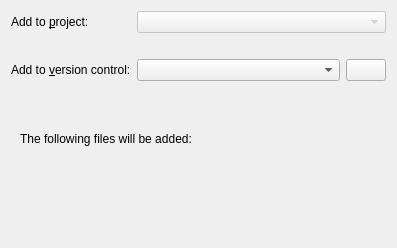
<?xml version="1.0" encoding="UTF-8"?>
<ui version="4.0">
 <class>ProjectExplorer::Internal::WizardPage</class>
 <widget class="QWizardPage" name="ProjectExplorer::Internal::WizardPage">
  <property name="geometry">
   <rect>
    <x>0</x>
    <y>0</y>
    <width>397</width>
    <height>248</height>
   </rect>
  </property>
  <property name="title">
   <string>Project Management</string>
  </property>
  <layout class="QVBoxLayout" name="verticalLayout">
   <item>
    <layout class="QGridLayout" name="gridLayout">
     <item row="0" column="0">
      <widget class="QLabel" name="projectLabel">
       <property name="text">
        <string>Add to &amp;project:</string>
       </property>
       <property name="buddy">
        <cstring>projectComboBox</cstring>
       </property>
      </widget>
     </item>
     <item row="1" column="1" colspan="2">
      <widget class="QLabel" name="additionalInfo">
       <property name="text">
        <string/>
       </property>
       <property name="wordWrap">
        <bool>true</bool>
       </property>
      </widget>
     </item>
     <item row="2" column="0">
      <widget class="QLabel" name="addToVersionControlLabel">
       <property name="text">
        <string>Add to &amp;version control:</string>
       </property>
       <property name="buddy">
        <cstring>addToVersionControlComboBox</cstring>
       </property>
      </widget>
     </item>
     <item row="2" column="1">
      <widget class="QComboBox" name="addToVersionControlComboBox">
       <property name="sizePolicy">
        <sizepolicy hsizetype="MinimumExpanding" vsizetype="Fixed">
         <horstretch>0</horstretch>
         <verstretch>0</verstretch>
        </sizepolicy>
       </property>
      </widget>
     </item>
     <item row="2" column="2">
      <widget class="QPushButton" name="vcsManageButton">
       <property name="text">
        <string/>
       </property>
      </widget>
     </item>
     <item row="0" column="1" colspan="2">
      <widget class="Utils::TreeViewComboBox" name="projectComboBox">
       <property name="enabled">
        <bool>false</bool>
       </property>
       <property name="sizePolicy">
        <sizepolicy hsizetype="MinimumExpanding" vsizetype="Fixed">
         <horstretch>0</horstretch>
         <verstretch>0</verstretch>
        </sizepolicy>
       </property>
       <property name="sizeAdjustPolicy">
        <enum>QComboBox::AdjustToContents</enum>
       </property>
      </widget>
     </item>
    </layout>
   </item>
   <item>
    <spacer name="verticalSpacer">
     <property name="orientation">
      <enum>Qt::Vertical</enum>
     </property>
     <property name="sizeType">
      <enum>QSizePolicy::Fixed</enum>
     </property>
     <property name="sizeHint" stdset="0">
      <size>
       <width>0</width>
       <height>10</height>
      </size>
     </property>
    </spacer>
   </item>
   <item>
    <widget class="QScrollArea" name="scrollArea">
     <property name="frameShape">
      <enum>QFrame::NoFrame</enum>
     </property>
     <property name="frameShadow">
      <enum>QFrame::Plain</enum>
     </property>
     <property name="verticalScrollBarPolicy">
      <enum>Qt::ScrollBarAsNeeded</enum>
     </property>
     <property name="widgetResizable">
      <bool>true</bool>
     </property>
     <widget class="QWidget" name="scrollAreaWidgetContents">
      <property name="geometry">
       <rect>
        <x>0</x>
        <y>0</y>
        <width>379</width>
        <height>136</height>
       </rect>
      </property>
      <layout class="QVBoxLayout" name="verticalLayout_2">
       <item>
        <widget class="QLabel" name="filesLabel">
         <property name="text">
          <string>The following files will be added:



</string>
         </property>
         <property name="textInteractionFlags">
          <set>Qt::LinksAccessibleByMouse|Qt::TextSelectableByKeyboard|Qt::TextSelectableByMouse</set>
         </property>
        </widget>
       </item>
      </layout>
     </widget>
    </widget>
   </item>
  </layout>
 </widget>
 <customwidgets>
  <customwidget>
   <class>Utils::TreeViewComboBox</class>
   <extends>QComboBox</extends>
   <header location="global">treeviewcombobox.h</header>
  </customwidget>
 </customwidgets>
 <resources/>
 <connections/>
</ui>
